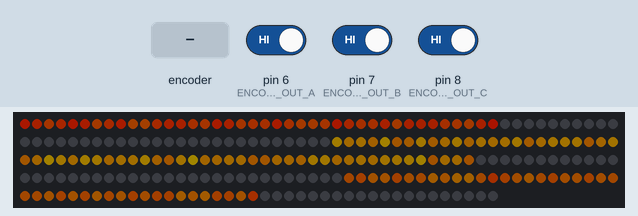
Recording of a sketch running on a simulated Arduino Uno, built with avr-gcc and run on an emulated ATmega328P. Shown: 240 RGB LEDs in strip order, left to right, continuing on the next row. Inputs (shaded band) come from the test bench; at power-on: pin 6 (ENCODER_OUT_A) HIGH, pin 7 (ENCODER_OUT_B) HIGH, pin 8 (ENCODER_OUT_C) HIGH. Dim RGB values are drawn brighter than linear; random numbers use the default seed unless the sketch sets one.

Above: at 2.2 s.

The sketch:

chandelier_2.ino
```cpp
#include "FastLED.h"

#define BRIGHTNESS 50
#define CLUST_HUE_WIDTH 20 // width of hue in each little cluster

#define N_LEDS 240
// #define N_LEDS 480
#define N_CLUST 3

#define N_RING 120

#define ENCODER_OUT_A 6 // CLK
#define ENCODER_OUT_B 7 // DT
#define ENCODER_OUT_C 8 // SW

CRGB leds[N_LEDS];

// STRIP 1
// const uint16_t clust_leds[N_CLUST][2] = {
//   {0, 39},
//   {76, 137},
//   {177, 219},
//   {264, 296},
//   {339, 382},
//   {421, 443}
// };
const uint16_t clust_leds[N_CLUST][2] = {
  {0, 39},
  {76, 137},
  {177, 219},
};

uint16_t ring_leds[N_RING] = {
46, 47, 48, 49, 50, 51, 52, 53, 54, 55, 56, 57, 58, 59, 60, 61, 62, 63, 64, 65, 66, 145, 146, 147, 148, 149, 150, 151, 152, 153, 154, 155, 156, 157, 158, 159, 160, 161, 162, 163, 230, 231, 232, 233, 234, 235, 236, 237, 238, 239, 240, 241, 242, 243, 244, 245, 246, 247, 248, 249, 250, 251, 310, 311, 312, 313, 314, 315, 316, 317, 318, 319, 320, 321, 322, 323, 324, 325, 326, 327, 328, 393, 394, 395, 396, 397, 398, 399, 400, 401, 402, 403, 404, 405, 406, 407, 408, 409, 410, 411, 452, 453, 454, 455, 456, 457, 458, 459, 460, 461, 462, 463, 464, 465, 466, 467, 468, 469, 470, 471
};

uint16_t low_hue = 0;
uint16_t high_hue = 60;

uint8_t led_hue_easing_from[N_LEDS];
uint8_t led_hue_easing_to[N_LEDS];
uint16_t led_hue_easing_frac;

uint16_t clust_hue_easing_from[N_CLUST];
uint16_t clust_hue_easing_to[N_CLUST];
uint16_t clust_hue_easing_frac;

uint8_t clust_frac_tic = 0;

uint8_t state_a;
uint8_t state_b;
uint8_t state_c;
uint8_t oldstate_a;
bool clk = false;
int16_t hue_adjust = 0;

int32_t ring_pos = 10;
int32_t prev_ring_pos = 11;
int32_t ring_acc = 0;

void setup() {
  delay(1000);
  random16_set_seed(analogRead(0));

  FastLED.addLeds<NEOPIXEL, 9>(leds, N_LEDS);
  FastLED.setBrightness(BRIGHTNESS);
  FastLED.setCorrection(TypicalSMD5050);
  for (uint16_t i = 0; i < N_LEDS; i++) {
    leds[i] = CHSV(0, 0, 0);
  }
  FastLED.show();

  for (uint8_t i = 0; i < N_CLUST; i++) {
    clust_hue_easing_from[i] = get_random_hue();
    clust_hue_easing_to[i] = get_random_hue();

    for (uint16_t j = clust_leds[i][0]; j < clust_leds[i][1]; j++) {
      led_hue_easing_from[j] = random8(CLUST_HUE_WIDTH);
      led_hue_easing_to[j] = random8(CLUST_HUE_WIDTH);
    }
  }
  clust_hue_easing_frac = 0;
  led_hue_easing_frac = 0;

  pinMode (ENCODER_OUT_A, INPUT);
  pinMode (ENCODER_OUT_B, INPUT);
  Serial.begin (9600);
  //Read First Position of Channel A
  oldstate_a = digitalRead(ENCODER_OUT_A);
}

void loop() {
  uint8_t hue;
  static uint8_t sin_val = 128;
  bool start_next_clust_ease = false;
  bool start_next_led_ease = false;

  // EASE ALL COLORED LEDS, once every 2 frames
  if (clust_frac_tic++ == 1) {
    clust_frac_tic = 0;
    clust_hue_easing_frac += 1;
    if (clust_hue_easing_frac >= 255) {
      clust_hue_easing_frac = 0;

      start_next_clust_ease = true;
      // low_hue = low_hue + 10;
      // high_hue = high_hue + 10;
      // if (low_hue > 255) {
      //   low_hue -= 256;
      //   high_hue -= 256;
      // }
    }
  }

  // advance the hue easing
  // pick a new "to" hue if we've finished
  led_hue_easing_frac += 2;
  if (led_hue_easing_frac >= 255) {
    led_hue_easing_frac = 0;

    start_next_led_ease = true;
  }

  for (uint8_t ci = 0; ci < N_CLUST; ci++) {
    if (start_next_clust_ease) {
      clust_hue_easing_from[ci] = clust_hue_easing_to[ci];
      clust_hue_easing_to[ci] = get_random_hue();
    }
    for (uint16_t li = clust_leds[ci][0]; li <= clust_leds[ci][1]; li++) {
      if (start_next_led_ease) {
        led_hue_easing_from[li] = led_hue_easing_to[li];
        led_hue_easing_to[li] = random8(CLUST_HUE_WIDTH);
      }

      hue = get_led_hue(li, ci);
      leds[li] = CHSV(hue, 255, 255);
    }
  }

  state_a = digitalRead(ENCODER_OUT_A);
  state_b = digitalRead(ENCODER_OUT_B);
  state_c = digitalRead(ENCODER_OUT_C);
  if (state_c == 0) {
    if (!clk) {
      clk = true;
    }
  } else {
    clk = false;
  }
  if (state_a != oldstate_a && state_a == 0) {
    if (state_b != state_a) {
      hue_adjust -= 5;
      if (hue_adjust < 0) {
        hue_adjust += 256;
      }
    } else {
      hue_adjust += 5;
      if (hue_adjust > 255) {
        hue_adjust -= 256;
      }
    }
  }
  oldstate_a = state_a;

//  uint16_t ring_hue = (low_hue + 3 * high_hue) / 4;
//  if (ring_hue > 255) {
//    ring_hue -= 256;
//  }
//
//  for (uint8_t i = 0; i < N_RING; i++) {
//    if (i == ring_pos) {
//      leds[ring_leds[i]] = CHSV(ring_hue, 255, 205);
//    } else if (i == ring_pos + 1 || i - N_RING == ring_pos + 1) {
//      leds[ring_leds[i]] = CHSV(ring_hue, 255, 155);
//    } else if (i == ring_pos + 2 || i - N_RING == ring_pos + 2) {
//      leds[ring_leds[i]] = CHSV(ring_hue, 255, 105);
//    } else {
//      leds[ring_leds[i]] = CRGB::Black;
//    }
//  }
//
//  int32_t temp_ring_pos = ring_pos;
//  ring_pos += ring_pos - prev_ring_pos + ring_acc;
//  prev_ring_pos = temp_ring_pos;
//  if (ring_pos < 0) {
//    ring_pos += N_RING;
//  }
//  else if (ring_pos > N_RING - 1) {
//    ring_pos -= N_RING;
//  }

  FastLED.show();
  FastLED.delay(10);
}

uint8_t get_led_hue(uint16_t led_idx, uint8_t clust_idx) {
  uint16_t clust_hue = get_clust_hue(clust_idx);
  uint8_t hue_delta = get_led_hue_delta(led_idx);
  uint16_t hue = clust_hue + hue_delta + hue_adjust;
  if (hue > 255) {
    hue -= 256;
  }
  return hue;
}

uint16_t get_clust_hue(uint8_t clust_idx) {
  uint16_t hue = lerp16by8(
    clust_hue_easing_from[clust_idx],
    clust_hue_easing_to[clust_idx],
    ease8InOutApprox(clust_hue_easing_frac)
  );
  return hue;
}

uint8_t get_led_hue_delta(uint16_t led_idx) {
  uint8_t hue = lerp8by8(
    led_hue_easing_from[led_idx],
    led_hue_easing_to[led_idx],
    ease8InOutApprox(led_hue_easing_frac)
  );
  return hue;
}

uint16_t get_random_hue() {
  uint16_t hue_width = high_hue - low_hue - CLUST_HUE_WIDTH;
  return random16(hue_width) + low_hue;
}
```
